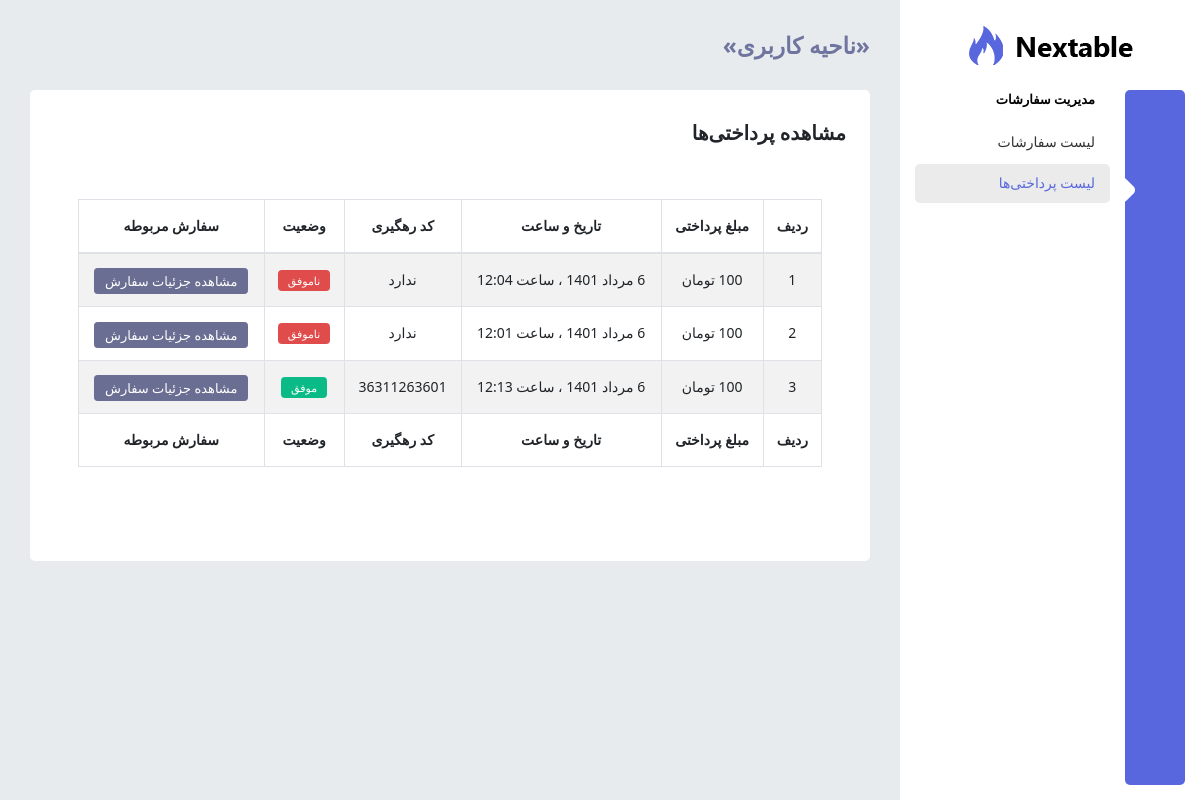
The page /panel/payments/ (signed in) on the database as committed earlier.
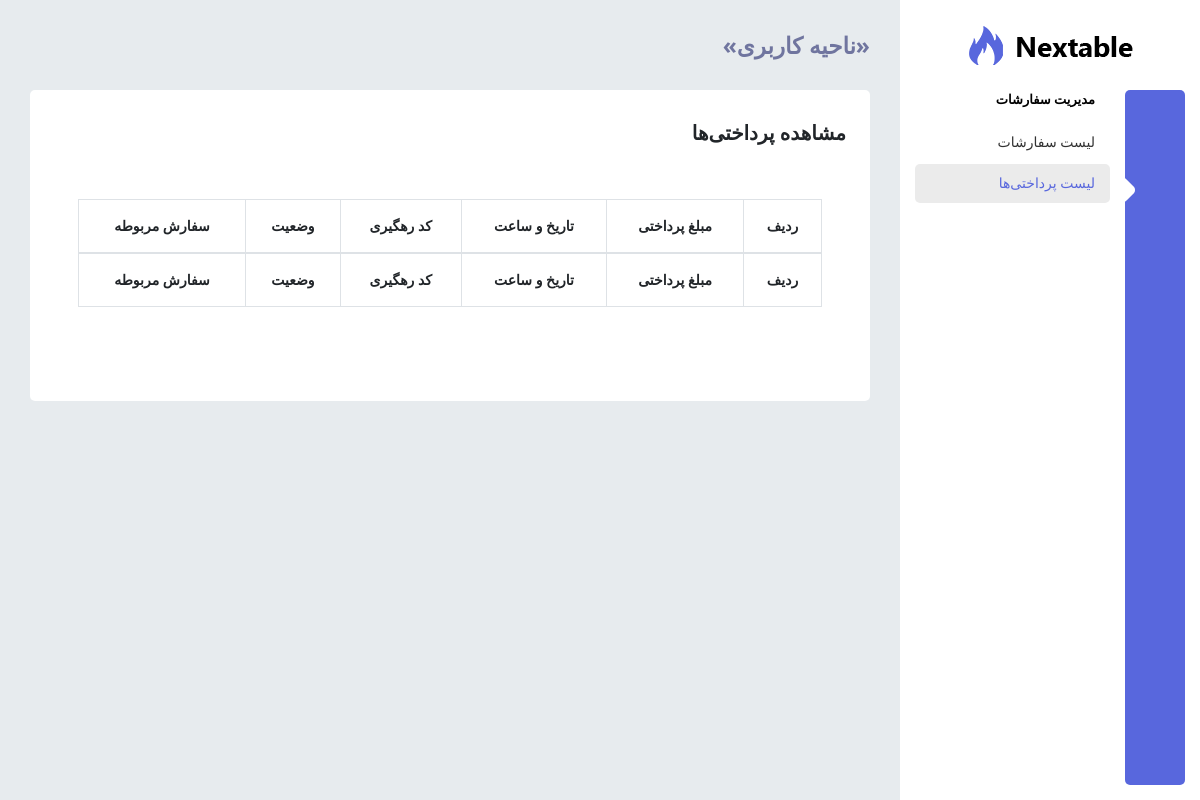
The same page on the database as committed later.
### orders/models.py (models this page shows, shortened)
class Payment(models.Model):
    user = models.ForeignKey(User, on_delete=models.SET_NULL, null=True, blank=True, related_name='user')
    order = models.ForeignKey(Order, on_delete=models.SET_NULL, null=True, blank=True, related_name='order')
    amount = models.PositiveIntegerField()
    authority = models.CharField(max_length=250)
    status = models.BooleanField(default=False)
    tracking_code = models.CharField(max_length=100, default=None, null=True, blank=True)
    created = models.DateTimeField(auto_now_add=True)
    updated = models.DateTimeField(auto_now=True)
    class Meta:
        ordering = ('status', '-id')

### panel/views.py (the view)
# urls.py: path('payments/', views.PaymentListView.as_view(), name='payments'),
class PaymentListView(ListView):
    template_name = 'panel/users/payment_list.html'
    def get_queryset(self):
        return Payment.objects.filter(user=self.request.user)

### extensions/jalali.py (called while the page is built)
    def persian_tuple(self):
        return self.persian_year, self.persian_month, self.persian_day

### orders/context_processors.py (called while the page is built)
def cart(request):
    cart = Cart(request)
    return {
        'cart': cart
    }

### templatetags/panel_base_tags.py (called while the page is built)
@register.inclusion_tag('panel/partials/nav_item.html')
def nav_item(request, url_name, text):
    return {
        'request': request,
        'url_name': url_name,
        'go_to': f'panel:{url_name}',
        'text': text,
    }

@register.inclusion_tag('panel/partials/nav_menu.html')
def nav_menu(request, url_names, href, text, icon):
    return {
        'request': request,
        'url_names': url_names.split(','),
        'href': href,
        'text': text,
        'icon': icon,
    }

@register.inclusion_tag('panel/partials/nav_active.html')
def nav_active(request, url_names):
    return {
        'request': request,
        'url_names': url_names.split(','),
    }

@register.inclusion_tag('panel/partials/jalali_date.html')
def jalali_date(date):
    return {
        'date': jalali_converter(date),
    }

### templates/panel/users/payment_list.html
{% extends 'panel/base.html' %}
{% load humanize %}
{% load panel_base_tags %}
{% block panel_title %} مشاهده پرداختی‌ها{% endblock %}
{% block panel_content %}
<div class="card">
    <div class="card-body">
        <table id="example1" class="table table-striped table-bordered" width="100%">
            <thead>
                <tr class="text-center">
                    <th>ردیف</th>
                    <th>مبلغ پرداختی</th>
                    <th>تاریخ و ساعت</th>
                    <th>کد رهگیری</th>
                    <th>وضعیت</th>
                    <th>سفارش مربوطه</th>
                </tr>
            </thead>
            <tbody>
                {% for payment in object_list %}
                    <tr class="text-center">
                        <td>{{ forloop.counter }}</td>
                        <td>{{ payment.amount|intcomma:False }} تومان</td>
                        <td>{% jalali_date payment.created %}</td>
                        <td>
                            {% if payment.tracking_code %}
                            {{ payment.tracking_code }}
                            {% else %}
                            ندارد
                            {% endif %}
                        </td>
                        <td>
                            {% if payment.status %}
                            <span class="badge badge-success">موفق</span>
                            {% else %}
                            <span class="badge badge-danger">ناموفق</span>
                            {% endif %}
                        </td>
                        <td><a href="{% url 'panel:order_detail' payment.order.id %}" class="btn btn-secondary btn-sm">مشاهده جزئیات سفارش</a></td>
                    </tr>
                {% endfor %}
            </tbody>
            <tfoot>
                <tr class="text-center">
                    <th>ردیف</th>
                    <th>مبلغ پرداختی</th>
                    <th>تاریخ و ساعت</th>
                    <th>کد رهگیری</th>
                    <th>وضعیت</th>
                    <th>سفارش مربوطه</th>
                </tr>
            </tfoot>
        </table>
    </div>
</div>
{% endblock %}

### templates/panel/base.html (shortened to what this page needs)
{% load static %}
<!DOCTYPE html>
<html lang="fa" dir="rtl">
<head>
	<link rel="stylesheet" href="{% static 'panel/vendors/bundle.css' %}" type="text/css">
	<link rel="stylesheet" href="{% static 'panel/vendors/datepicker/daterangepicker.css' %}">
	<link rel="stylesheet" href="{% static 'panel/vendors/slick/slick.css' %}">
	<link rel="stylesheet" href="{% static 'panel/vendors/slick/slick-theme.css' %}">
	<link rel="stylesheet" href="{% static 'panel/vendors/vmap/jqvmap.min.css' %}">
	<link rel="stylesheet" href="{% static 'panel/assets/css/app.css' %}" type="text/css">
	<link rel="stylesheet" href="{% static 'panel/vendors/dataTable/responsive.bootstrap.min.css' %}" type="text/css">
	<link rel="stylesheet" href="{% static 'panel/vendors/select2/css/select2.min.css' %}" type="text/css">
</head>
<body>
	{% include 'panel/inc/navigation.html' %}
	<div class="header">
		<div class="header-logo">
			<a href="{% url 'panel:home' %}">
				<img class="large-logo" src="{% static 'panel/assets/media/image/logo.png' %}" alt="image">
			</a>
		</div>
		<div class="header-body">
			<div class="header-body-left">
				<h3 class="page-title" style="color:#70759f;">«ناحیه کاربری»</h3>
			</div>
		</div>
	</div>
	<main class="main-content">
		<div class="row">
			<div class="col-md-12">
				<div class="card">
					<div class="card-body">
						<h4 class="card-title">
							{% block panel_title %}{% endblock %}
						</h4>
						<div class="my-content">
							{% block panel_content %}{% endblock %}
						</div>
					</div>
				</div>
			</div>
		</div>
	</main>
</body>
</html>

### templates/panel/inc/navigation.html (shortened to what this page needs)
{% load static %}
{% load panel_base_tags %}
<div class="navigation">
    <div class="navigation-icon-menu">
        <ul>
            {% nav_menu request 'home' '#navigationDashboard' 'داشبورد' 'ti-pie-chart' %}
            {% nav_menu request 'order_list,order_detail,payments' '#navigationOrders' 'مدیریت سفارشات' 'ti-align-right' %}
            {% nav_menu request 'profile' '#navigationProfile' 'پروفایل کاربری' 'ti-user' %}
        </ul>
        <ul>
            <li data-toggle="tooltip" title="نمایش سایت">
                <a href="{% url 'home' %}" target="_blank" class="go-to-page">
                    <i class="icon ti-world"></i>
                </a>
            </li>
            <li data-toggle="tooltip" title="خروج">
                <a href="{% url 'accounts:logout' %}" class="go-to-page">
                    <i class="icon ti-power-off"></i>
                </a>
            </li>
        </ul>
    </div>
    <div class="navigation-menu-body">
        <ul id="navigationOrders" class="{% nav_active request 'order_list,order_detail,payments' %}">
            <li class="navigation-divider">مدیریت سفارشات</li>
            {% nav_item request 'order_list' 'لیست سفارشات' %}
            {% nav_item request 'payments' 'لیست پرداختی‌ها' %}
        </ul>
    </div>
</div>

### templates/panel/partials/nav_menu.html
<li data-toggle="tooltip" title="{{ text }}" class="
    {% if request.resolver_match.url_name in url_names %}
        active
    {% endif %}
    ">
    <a href="{{ href }}" title="{{ text }}">
        <i class="icon {{ icon }}"></i>
    </a>
</li>

### templates/panel/partials/nav_active.html
{% if request.resolver_match.url_name in url_names %}
navigation-active
{% endif %}

### templates/panel/partials/nav_item.html
<li>
    <a href="{% url go_to %}"
    class="{% if request.resolver_match.url_name == url_name %}active{% endif %}">
        {{text}}
    </a>
</li>

### templates/panel/partials/jalali_date.html
{{date}}

Rows that differ between the two databases and show on the page:
no longer on this page (row edited): Payment: amount "100", date "6 مرداد 1401 ، ساعت 12:04", shows "ندارد", status "ناموفق"
no longer on this page (row edited): Payment: amount "100", date "6 مرداد 1401 ، ساعت 12:01", shows "ندارد", status "ناموفق"
no longer on this page (row edited): Payment: amount "100", date "6 مرداد 1401 ، ساعت 12:13", tracking_code "36311263601", status "موفق"
